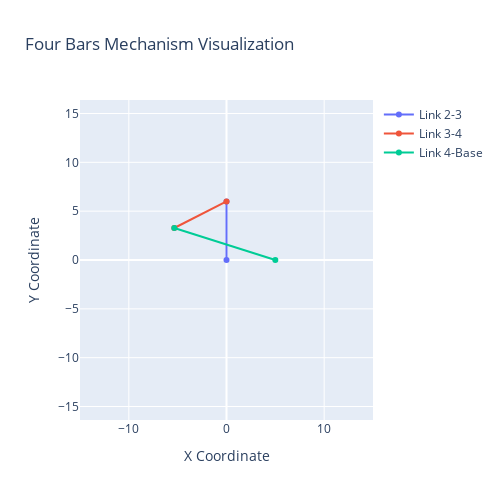

The cell this chart's notebook holds for it:
### Code cell
plot_mechanism_updated(solution_unpack_final)

### Figure 1 — Plotly figure (JSON) as saved in the notebook; plotly's stock layout.template omitted (floating-point values rounded to 4 significant figures)
{"data": [{"mode": "lines+markers", "name": "Link 2-3", "type": "scatter", "x": [4.815e-37, 3.674e-16], "y": [-4.126e-22, 6]}, {"mode": "lines+markers", "name": "Link 3-4", "type": "scatter", "x": [3.674e-16, -5.346], "y": [6, 3.276]}, {"mode": "lines+markers", "name": "Link 4-Base", "type": "scatter", "x": [-5.346, 5], "y": [3.276, 0]}], "layout": {"autosize": false, "height": 500, "showlegend": true, "title": {"text": "Four Bars Mechanism Visualization"}, "width": 500, "xaxis": {"range": [-15, 15], "scaleanchor": "y", "scaleratio": 1, "title": {"text": "X Coordinate"}}, "yaxis": {"range": [-15, 15], "scaleanchor": "x", "scaleratio": 1, "title": {"text": "Y Coordinate"}}}}
